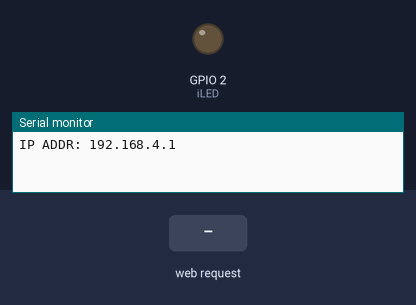
This sketch was run on a simulated ESP32. Parts: output pins drawn as LEDs (lit = HIGH), the last lines printed to the serial monitor. Inputs (shaded band) come from the test bench.

Above: at 1.2 s.
1.3 s: HTTP request GET /internalLED/on received
At 2.3 s:
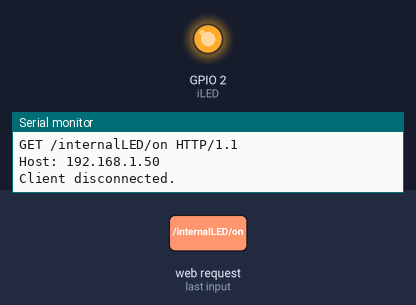
2.8 s: HTTP request GET /internalLED/off received
At 3.4 s:
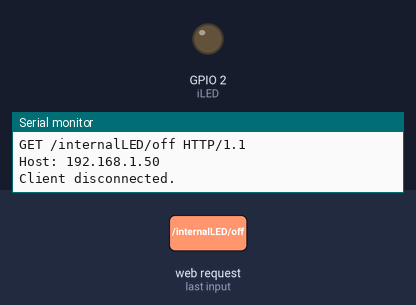
Timing chart, 0 to 5.8 s (numbered marks = the images above; inputs shaded):
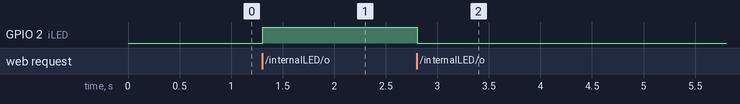

The sketch:

wifi_softAP.ino
```cpp
#include <WiFi.h>

// config ssid and password
const char* ssid = "esp32_aelius";
const char* password = "nhutnguyen";

//init port use for server connection
WiFiServer server(80);

//String store http req
String header;

String stateiLED = "OFF";
const int iLED = 2;

//check time for timeout setting (optional)
unsigned long curTime = millis(); // this func is very difference with delay
unsigned long preTime = 0;

const long timeout = 2000;

void setup()
{
  Serial.begin(115200);
  pinMode(iLED, OUTPUT);

  WiFi.softAP(ssid, password);

  Serial.print("IP ADDR: ");
  Serial.print(WiFi.softAPIP());
  server.begin();
}

void loop()
{
 WiFiClient client = server.available();   // Listen for incoming clients

  if (client) {                             // If a new client connects,
    curTime = millis();
    preTime = curTime;
    Serial.println("New Client.");          // print a message out in the serial port
    String currentLine = "";                // make a String to hold incoming data from the client

    while (client.connected() && curTime - preTime <= timeout) {
      // loop while the client's connected
      curTime = millis();
      if (client.available()) {             // if there's bytes to read from the client,
        char c = client.read();             // read a byte, then
        Serial.write(c);                    // print it out the serial monitor
        header += c;
        if (c == '\n') {                    // if the byte is a newline character
          // if the current line is blank, you got two newline characters in a row.
          // that's the end of the client HTTP request, so send a response:
          if (currentLine.length() == 0) {
            // HTTP headers always start with a response code (e.g. HTTP/1.1 200 OK)
            // and a content-type so the client knows what's coming, then a blank line:
            client.println("HTTP/1.1 200 OK");
            client.println("Content-type:text/html");
            client.println("Connection: close");
            client.println();

            // turns the GPIOs on and off
            if (header.indexOf("GET /internalLED/on") >= 0) {
              stateiLED = "on";
              digitalWrite(iLED, HIGH);               // turns the LED on
            } else if (header.indexOf("GET /internalLED/off") >= 0) {
              stateiLED = "off";
              digitalWrite(iLED, LOW);                //turns the LED off
            }

            // Display the HTML web page
            client.println("<!DOCTYPE html><html>");
            client.println("<head><meta name=\"viewport\" content=\"width=device-width, initial-scale=1\">");
            client.println("<link rel=\"icon\" href=\"data:,\">");
            // CSS to style the on/off buttons
            client.println("<style>html { font-family: monospace; display: inline-block; margin: 0px auto; text-align: center;}");
            client.println(".button { background-color: yellowgreen; border: none; color: white; padding: 16px 40px;");
            client.println("text-decoration: none; font-size: 32px; margin: 2px; cursor: pointer;}");
            client.println(".button2 {background-color: gray;}</style></head>");

            client.println("<body><h1>ESP32 Web Server</h1>");
            client.println("<p>Control LED State</p>");

            if (stateiLED == "off") {
              client.println("<p><a href=\"/internalLED/on\"><button class=\"button\">ON</button></a></p>");
            } else {
              client.println("<p><a href=\"/internalLED/off\"><button class=\"button button2\">OFF</button></a></p>");
            }

            client.println("</body></html>");

            // The HTTP response ends with another blank line
            client.println();
            // Break out of the while loop
            break;
          } else { // if you got a newline, then clear currentLine
            currentLine = "";
          }
        } else if (c != '\r') {  // if you got anything else but a carriage return character,
          currentLine += c;      // add it to the end of the currentLine
        }
      }
    }
    // Clear the header variable
    header = "";
    // Close the connection
    client.stop();
    Serial.println("Client disconnected.");
    Serial.println("");
  }
}
```

Measured:
- after the input at 1.3 s, GPIO 2 (iLED): LOW → HIGH at once
- after the input at 2.8 s, GPIO 2 (iLED): HIGH → LOW at once
